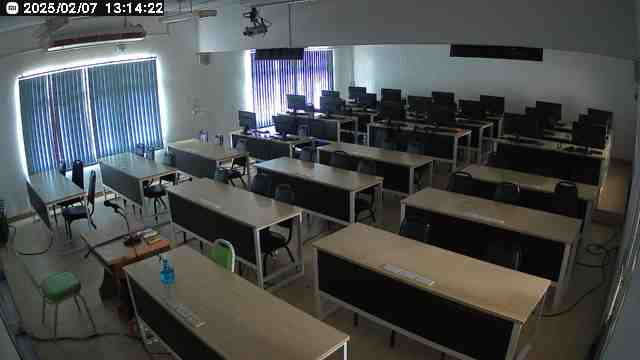
#> input picture classroom.jpeg, 640 x 360 px, found by its file name
$ python compare.py
#> lines starting #> are read from the running program, lines starting #| are printed output that depends on the picture; after the words box and inside, x2 and y2 are one past the last pixel; in counts of white or black regions, pixels touching at a corner belong together; pictures that were not available may be replaced by others from this repository, and a replacement may not be noted
import cv2
import numpy as np
import matplotlib.pyplot as plt

# 🔹 กำหนดพาธของไฟล์
image_path = "C:/PROJECT/classroom.jpeg"
heatmap_path = "C:/PROJECT/results/myModel/heatmap.png"

# โหลดภาพต้นฉบับ
image = cv2.imread(image_path)
#> image is the input picture: shape (360, 640, 3); mean B, G, R 76.6, 77.4, 74.2
image = cv2.cvtColor(image, cv2.COLOR_BGR2RGB)

# โหลด Heatmap
heatmap = cv2.imread(heatmap_path)
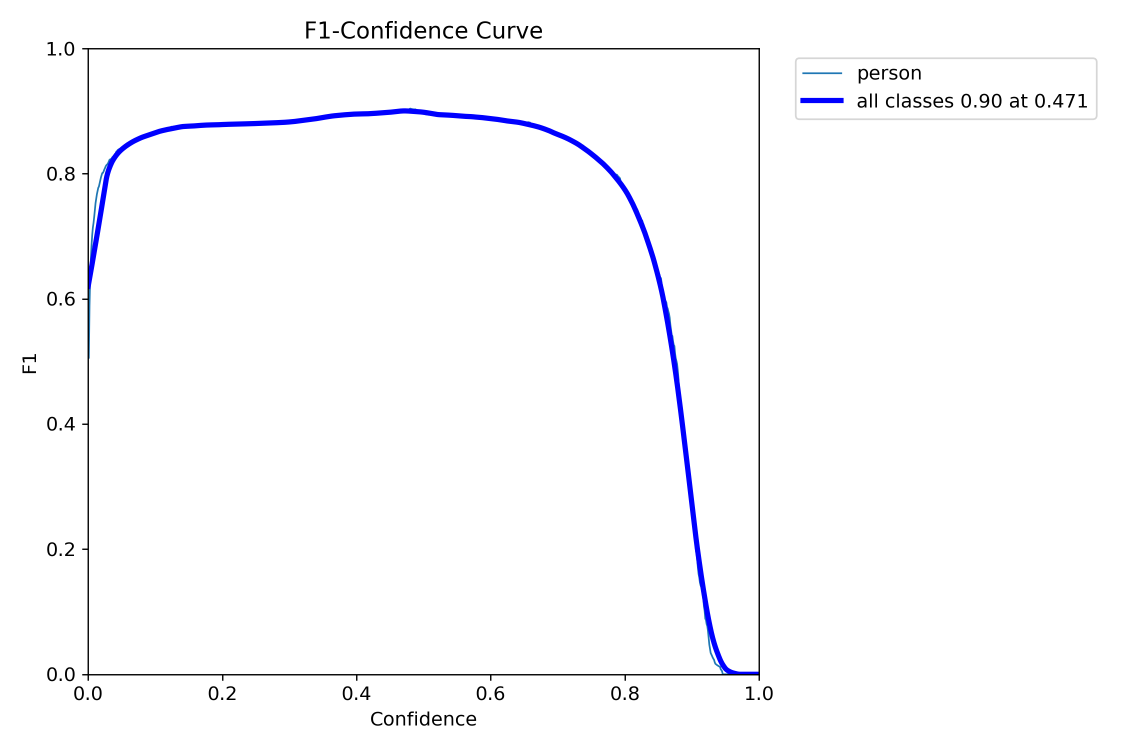
#> input picture F1-Confidence.png, 2250 x 1500 px, given in place of heatmap.png, which was not available (shown at 1/2 size)
#> heatmap is the input picture: shape (1500, 2250, 3); mean B, G, R 252.6, 250.6, 250.5

# 🔥 แปลงเป็นขาวดำเพื่อตัดขอบ
heatmap_gray = cv2.cvtColor(heatmap, cv2.COLOR_BGR2GRAY)

# ใช้ Adaptive Threshold เพื่อลบขอบขาว
thresh = cv2.adaptiveThreshold(heatmap_gray, 255, cv2.ADAPTIVE_THRESH_GAUSSIAN_C,
                               cv2.THRESH_BINARY_INV, 11, 2)
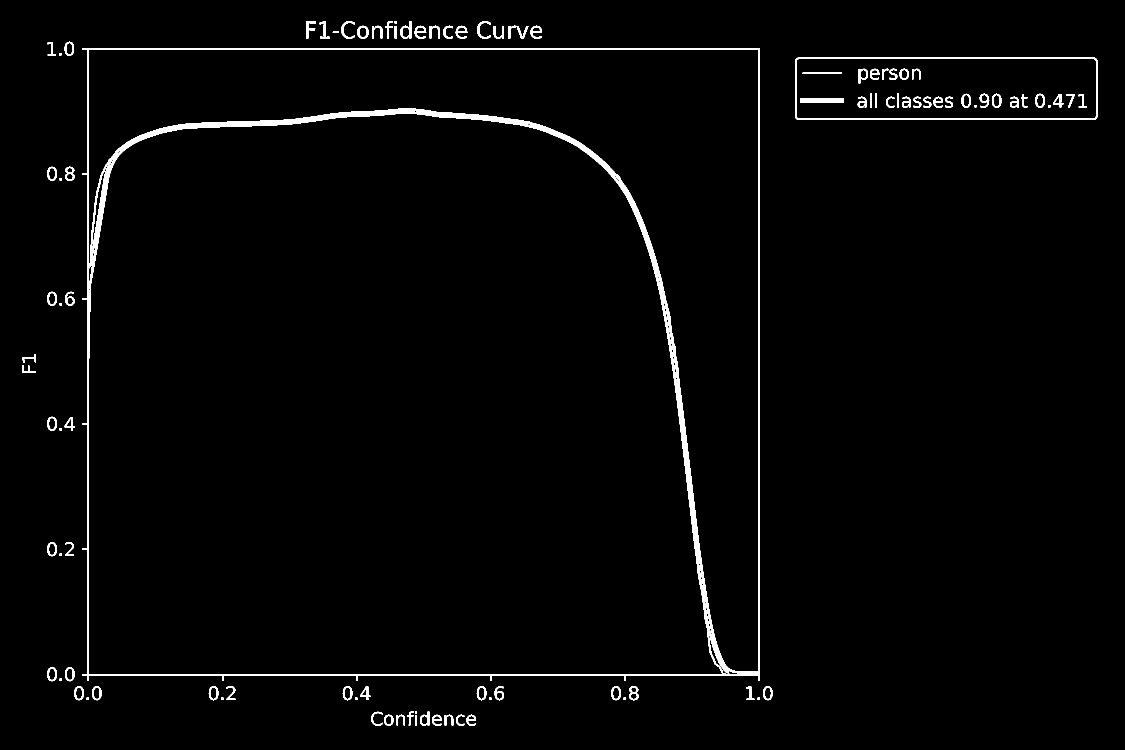
#> thresh: shape (1500, 2250) (shown at 1/2 size); 1.8% white; 99 white regions (1 under 20 px)

# 🔍 หาขอบเขตของ Heatmap จริง
contours, _ = cv2.findContours(thresh, cv2.RETR_EXTERNAL, cv2.CHAIN_APPROX_SIMPLE)
#> contours = 70 contours, 14 with area under 20; largest, box (x1, y1, x2, y2) and area: (164, 96, 1520, 1362) 1685650, (1590, 115, 2195, 240) 74856, (800, 42, 823, 78) 503, (714, 51, 737, 78) 449, (1222, 1372, 1242, 1401) 414
contours = sorted(contours, key=cv2.contourArea, reverse=True)  # เลือก Contour ใหญ่สุด

if contours:
    x, y, w, h = cv2.boundingRect(contours[0])  # ใช้ Bounding Box ใหญ่สุด
#> x = 164; y = 96; w = 1356; h = 1266
    heatmap_cropped = heatmap[y:y+h, x:x+w]
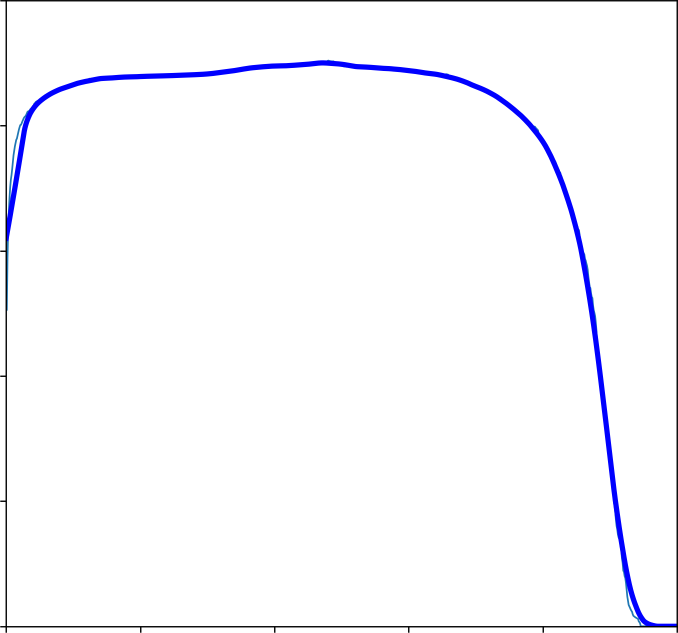
#> heatmap_cropped: shape (1266, 1356, 3) (shown at 1/2 size); mean B, G, R 252.7, 249, 248.9
else:
    heatmap_cropped = heatmap  # ถ้าไม่เจอ Contour ให้ใช้ภาพเดิม

# ✅ แปลงเป็น RGB เพื่อป้องกันสีเพี้ยน
heatmap_cropped = cv2.cvtColor(heatmap_cropped, cv2.COLOR_BGR2RGB)

# ✅ Normalize ค่า Heatmap เพื่อป้องกันสีผิดเพี้ยน
heatmap_cropped = cv2.normalize(heatmap_cropped, None, 0, 255, cv2.NORM_MINMAX)
heatmap_cropped = heatmap_cropped.astype(np.uint8)

# ปรับขนาดให้ตรงกับภาพห้องเรียน
img_height, img_width, _ = image.shape
#> img_height = 360; img_width = 640
heatmap_resized = cv2.resize(heatmap_cropped, (img_width, img_height), interpolation=cv2.INTER_CUBIC)
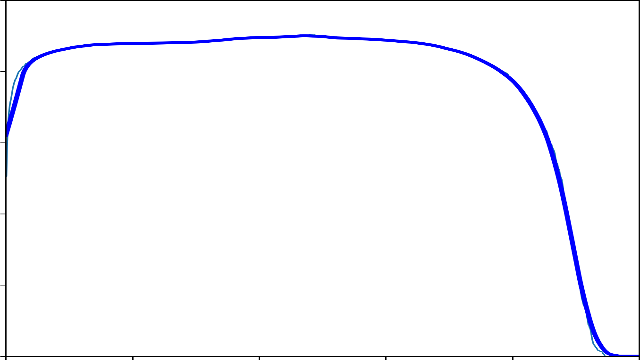
#> heatmap_resized: shape (360, 640, 3); mean R, G, B 248.5, 248.6, 252.3

# 🔹 ซ้อน Heatmap บนภาพต้นฉบับ
overlay = cv2.addWeighted(image, 0.7, heatmap_resized, 0.5, 0)
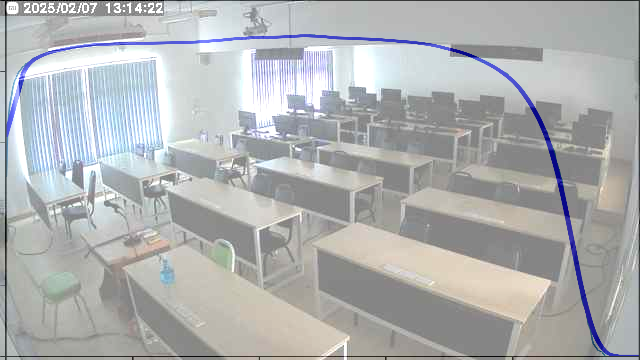
#> overlay: shape (360, 640, 3); mean R, G, B 175.3, 177.4, 178

# 🔹 บันทึกผลลัพธ์ overlay เป็น .png
output_path = "C:/PROJECT/results/myModel/compare_output.png"
overlay_bgr = cv2.cvtColor(overlay, cv2.COLOR_RGB2BGR)  # แปลงกลับเป็น BGR สำหรับเซฟ
cv2.imwrite(output_path, overlay_bgr)

# แสดงผล
plt.figure(figsize=(10, 6))
plt.imshow(overlay)
plt.axis("off")
plt.title("Overlay of Cropped Heatmap on Classroom Image")
plt.show()
